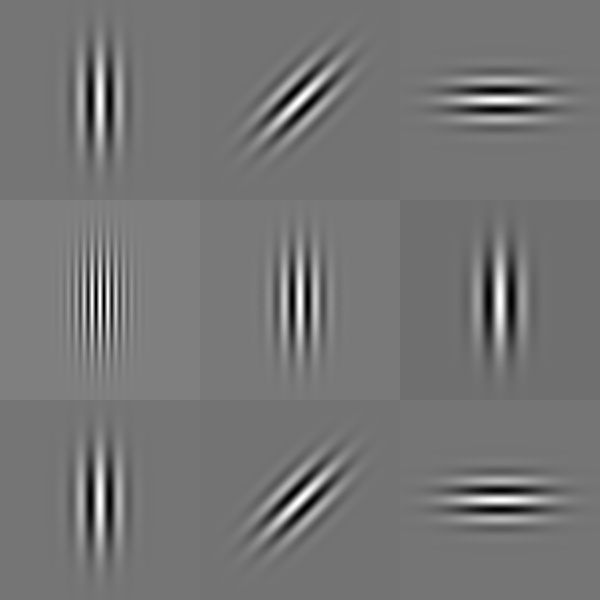
#> input picture merged_imagecol.jpg, 600 x 600 px
$ python alpha.py
#> lines starting #> are read from the running program, lines starting #| are printed output that depends on the picture
import cv2
import numpy as np

# グレースケールのJPG画像ファイルパス
image_path = 'merged_imagecol.jpg'

# グレースケール画像を読み込む
image = cv2.imread(image_path, cv2.IMREAD_GRAYSCALE)
#> image is the input picture: shape (600, 600); min 0, max 255, mean 117.4

# 4チャンネルの透過度付き画像に変換する
height, width = image.shape[:2]
#> height = 600; width = 600
image_with_alpha = np.zeros((height, width, 4), dtype=np.uint8)
image_with_alpha[:, :, 0] = image
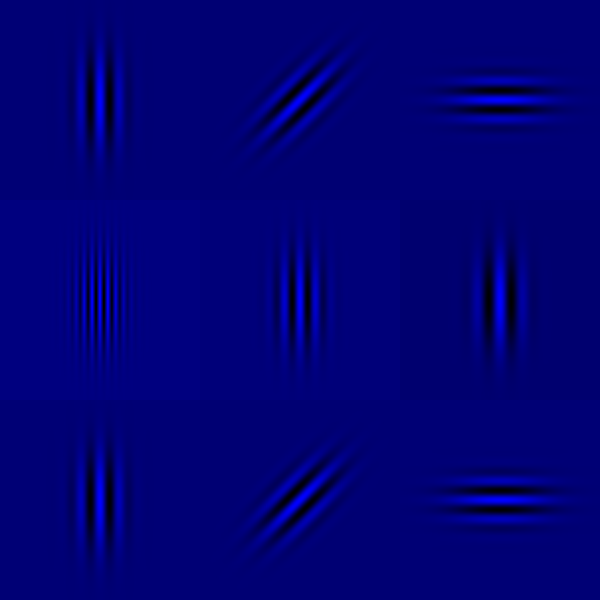
#> image_with_alpha: shape (600, 600, 4); mean of channels 0, 1, 2, 3 117.4, 0, 0, 0; drawn as B, G, R
image_with_alpha[:, :, 1] = image
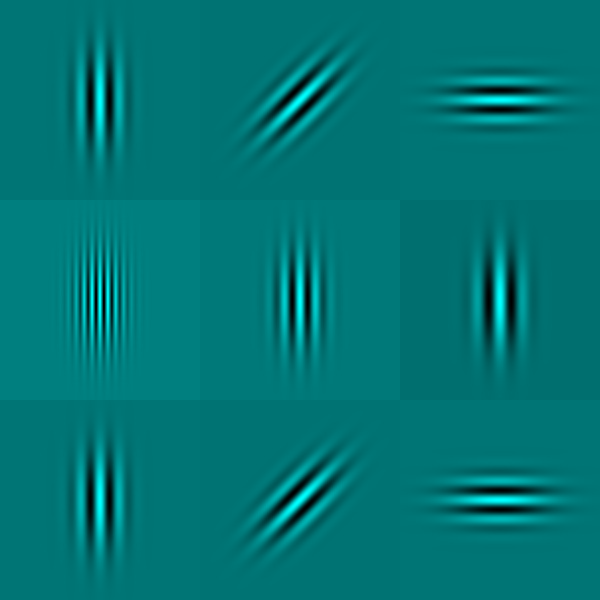
#> image_with_alpha: shape (600, 600, 4); mean of channels 0, 1, 2, 3 117.4, 117.4, 0, 0; drawn as B, G, R
image_with_alpha[:, :, 2] = image
image_with_alpha[:, :, 3] = 128  # 透過度を設定（0は完全透明、255は完全不透明）

# すべての画素の透過度を50%にする
#image_with_alpha[:, :, 3] = 128  # 透過度を設定（0は完全透明、255は完全不透明）

# PNG画像として保存する
output_path = 'merged_imagecol.png'
cv2.imwrite(output_path, image_with_alpha)


# # 薄桃色のRGB値
# tint_color = (255, 218, 185)

# # 色の変換
# #colored_image = cv2.cvtColor(image, cv2.COLOR_GRAY2BGR)  # グレースケールからBGRへ変換
# colored_image = np.where(image_with_alpha < 200, image_with_alpha + np.array(tint_color, dtype=np.uint8), 255)  # しきい値以下の値に薄桃色を加算

# # 修正された画像を保存
# output_path = 'colored_image_alpha.png'
# cv2.imwrite(output_path, colored_image)

$ run again, with gabor00.jpg copied over merged_imagecol.jpg
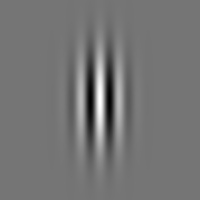
#> input picture gabor00.jpg, 200 x 200 px
#> image is the input picture: shape (200, 200); min 0, max 255, mean 116.8
#> `image_with_alpha[:, :, 0] = image`:
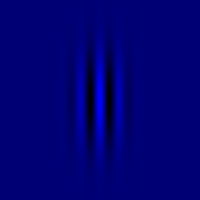
#> image_with_alpha: shape (200, 200, 4); mean of channels 0, 1, 2, 3 116.8, 0, 0, 0; drawn as B, G, R
#> `image_with_alpha[:, :, 1] = image`:
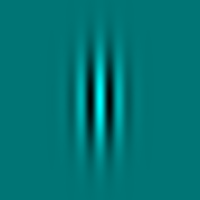
#> image_with_alpha: shape (200, 200, 4); mean of channels 0, 1, 2, 3 116.8, 116.8, 0, 0; drawn as B, G, R

$ run again, with image2.jpg copied over merged_imagecol.jpg
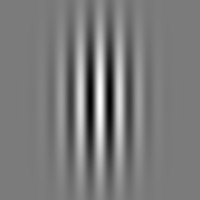
#> input picture image2.jpg, 200 x 200 px
#> image is the input picture: shape (200, 200); min 0, max 255, mean 123
#> `image_with_alpha[:, :, 0] = image`:
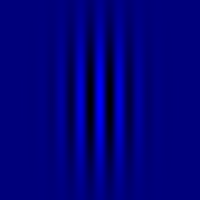
#> image_with_alpha: shape (200, 200, 4); mean of channels 0, 1, 2, 3 123, 0, 0, 0; drawn as B, G, R
#> `image_with_alpha[:, :, 1] = image`:
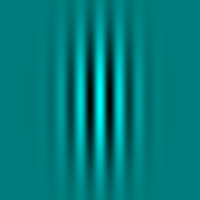
#> image_with_alpha: shape (200, 200, 4); mean of channels 0, 1, 2, 3 123, 123, 0, 0; drawn as B, G, R
